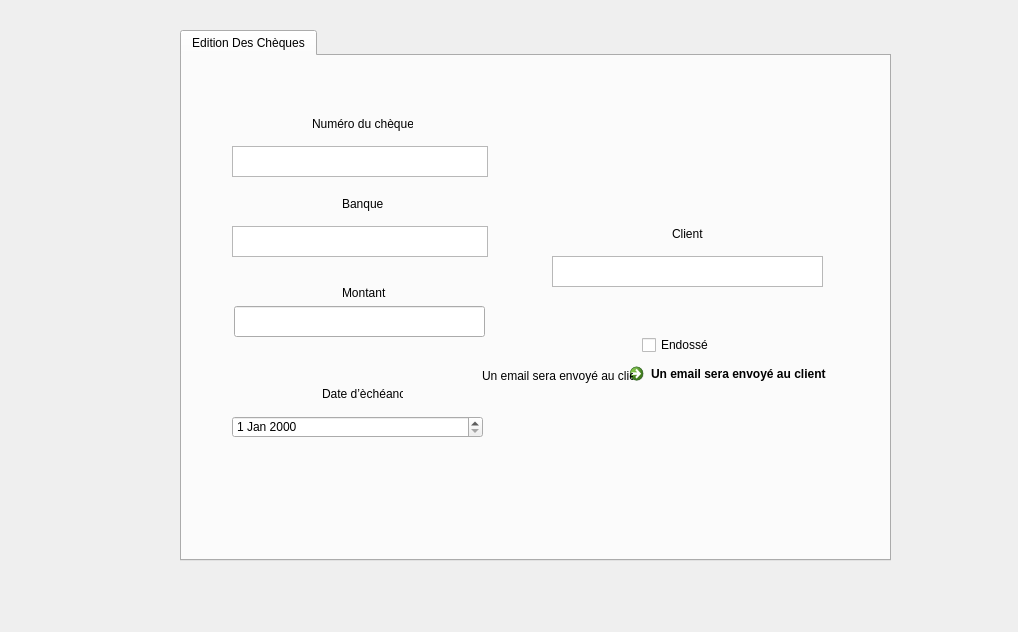
<?xml version="1.0" encoding="UTF-8"?>
<ui version="4.0">
 <class>SecDialog</class>
 <widget class="QDialog" name="SecDialog">
  <property name="geometry">
   <rect>
    <x>0</x>
    <y>0</y>
    <width>1018</width>
    <height>632</height>
   </rect>
  </property>
  <property name="windowTitle">
   <string>Dialog</string>
  </property>
  <widget class="QTabWidget" name="tabWidget">
   <property name="geometry">
    <rect>
     <x>180</x>
     <y>30</y>
     <width>711</width>
     <height>531</height>
    </rect>
   </property>
   <property name="currentIndex">
    <number>0</number>
   </property>
   <widget class="QWidget" name="tab">
    <attribute name="title">
     <string>Edition Des Chèques</string>
    </attribute>
    <widget class="QCommandLinkButton" name="commandLinkButton">
     <property name="geometry">
      <rect>
       <x>440</x>
       <y>300</y>
       <width>261</width>
       <height>61</height>
      </rect>
     </property>
     <property name="text">
      <string>Un email sera envoyé au client </string>
     </property>
    </widget>
    <widget class="QLabel" name="label">
     <property name="geometry">
      <rect>
       <x>300</x>
       <y>310</y>
       <width>151</width>
       <height>20</height>
      </rect>
     </property>
     <property name="text">
      <string>Un email sera envoyé au client </string>
     </property>
    </widget>
    <widget class="QCheckBox" name="mod__endosse">
     <property name="geometry">
      <rect>
       <x>460</x>
       <y>280</y>
       <width>70</width>
       <height>18</height>
      </rect>
     </property>
     <property name="text">
      <string>Endossé ?</string>
     </property>
    </widget>
    <widget class="QUndoView" name="mod_num_cheque">
     <property name="geometry">
      <rect>
       <x>50</x>
       <y>90</y>
       <width>256</width>
       <height>31</height>
      </rect>
     </property>
    </widget>
    <widget class="QLabel" name="label_2">
     <property name="geometry">
      <rect>
       <x>160</x>
       <y>140</y>
       <width>41</width>
       <height>16</height>
      </rect>
     </property>
     <property name="text">
      <string>Banque</string>
     </property>
    </widget>
    <widget class="QLabel" name="Logo1_2">
     <property name="geometry">
      <rect>
       <x>270</x>
       <y>-60</y>
       <width>471</width>
       <height>341</height>
      </rect>
     </property>
     <property name="text">
      <string/>
     </property>
    </widget>
    <widget class="QLabel" name="label_3">
     <property name="geometry">
      <rect>
       <x>490</x>
       <y>170</y>
       <width>31</width>
       <height>16</height>
      </rect>
     </property>
     <property name="text">
      <string>Client</string>
     </property>
    </widget>
    <widget class="QUndoView" name="mod_client">
     <property name="geometry">
      <rect>
       <x>370</x>
       <y>200</y>
       <width>271</width>
       <height>31</height>
      </rect>
     </property>
    </widget>
    <widget class="QLabel" name="label_4">
     <property name="geometry">
      <rect>
       <x>130</x>
       <y>60</y>
       <width>101</width>
       <height>16</height>
      </rect>
     </property>
     <property name="text">
      <string>Numéro du chèque</string>
     </property>
    </widget>
    <widget class="QUndoView" name="mod_banque">
     <property name="geometry">
      <rect>
       <x>50</x>
       <y>170</y>
       <width>256</width>
       <height>31</height>
      </rect>
     </property>
    </widget>
    <widget class="QLabel" name="label_5">
     <property name="geometry">
      <rect>
       <x>160</x>
       <y>230</y>
       <width>47</width>
       <height>14</height>
      </rect>
     </property>
     <property name="text">
      <string>Montant</string>
     </property>
    </widget>
    <widget class="QLineEdit" name="mod_montant">
     <property name="geometry">
      <rect>
       <x>52</x>
       <y>250</y>
       <width>251</width>
       <height>31</height>
      </rect>
     </property>
    </widget>
    <widget class="QLabel" name="label_6">
     <property name="geometry">
      <rect>
       <x>140</x>
       <y>330</y>
       <width>81</width>
       <height>16</height>
      </rect>
     </property>
     <property name="text">
      <string>Date d’èchéance</string>
     </property>
    </widget>
    <widget class="QDateEdit" name="mod_date">
     <property name="geometry">
      <rect>
       <x>50</x>
       <y>360</y>
       <width>251</width>
       <height>22</height>
      </rect>
     </property>
    </widget>
    <zorder>Logo1_2</zorder>
    <zorder>commandLinkButton</zorder>
    <zorder>label</zorder>
    <zorder>mod__endosse</zorder>
    <zorder>mod_num_cheque</zorder>
    <zorder>label_2</zorder>
    <zorder>label_3</zorder>
    <zorder>mod_client</zorder>
    <zorder>label_4</zorder>
    <zorder>mod_banque</zorder>
    <zorder>label_5</zorder>
    <zorder>mod_montant</zorder>
    <zorder>label_6</zorder>
    <zorder>mod_date</zorder>
   </widget>
  </widget>
 </widget>
 <resources/>
 <connections/>
</ui>
